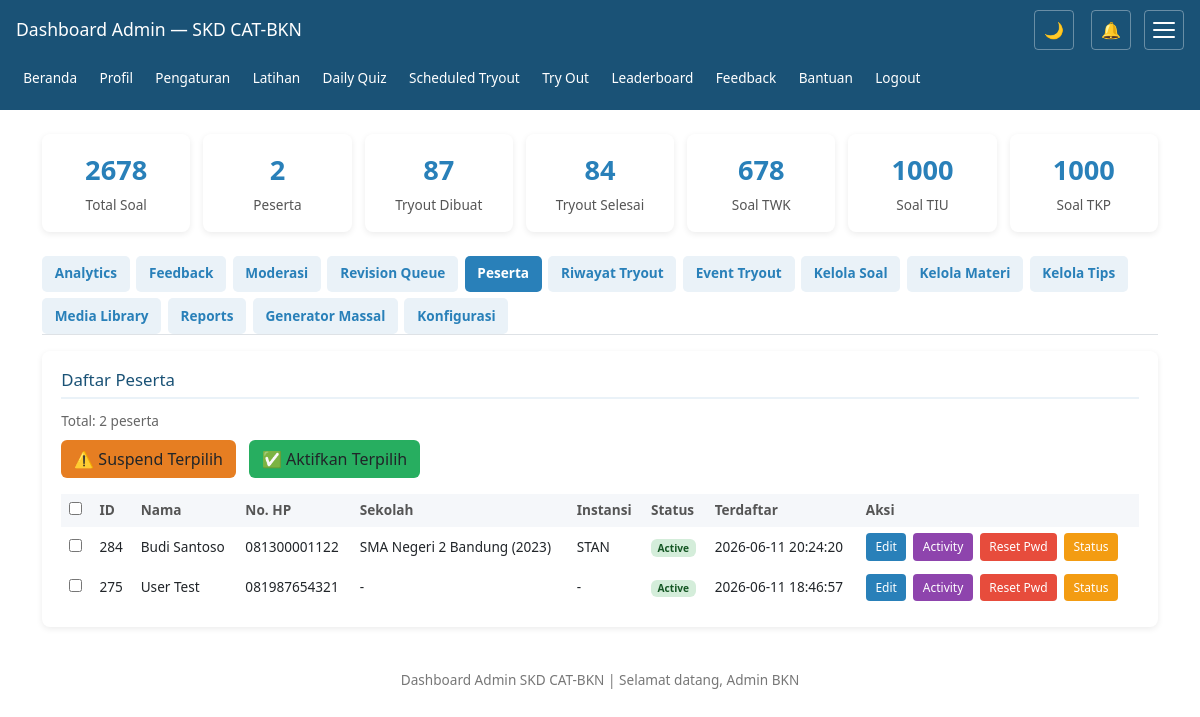
Screenshot of /admin_dashboard.php?tryouts_offset=20&tryouts_limit=20 (signed in) with the database file from the repository.
### tables this page shows
CREATE TABLE `users` (
  `id` int(11) NOT NULL AUTO_INCREMENT,
  `nama` varchar(100) NOT NULL,
  `email` varchar(100) DEFAULT NULL COMMENT 'Email (deprecated, gunakan no_hp)',
  `instansi_pilihan` varchar(100) DEFAULT NULL,
  `created_at` timestamp NOT NULL DEFAULT current_timestamp(),
  `role` enum('admin','user') DEFAULT 'user',
  `status` enum('active','suspended','banned') DEFAULT 'active' COMMENT 'User account status',
  `suspended_at` timestamp NULL DEFAULT NULL COMMENT 'Timestamp when user was suspended',
  `suspended_reason` text DEFAULT NULL COMMENT 'Reason for suspension',
  `instansi_id` int(11) DEFAULT NULL,
  `password_hash` varchar(255) DEFAULT NULL,
  `failed_attempts` int(11) DEFAULT 0,
  `lockout_until` datetime DEFAULT NULL,
  `instansi` varchar(100) DEFAULT NULL,
  `no_hp` varchar(20) DEFAULT NULL COMMENT 'Nomor HP untuk login (08xx)',
  `sekolah_asal` varchar(100) DEFAULT NULL COMMENT 'Nama sekolah asal (SMA/SMK/MA)',
  `tahun_tamat` int(11) DEFAULT NULL COMMENT 'Tahun tamat sekolah',
  `foto_profil` varchar(255) DEFAULT NULL COMMENT 'Path to profile photo',
  `tanggal_lahir` date DEFAULT NULL COMMENT 'Tanggal lahir user',
  `jenis_kelamin` enum('L','P') DEFAULT NULL COMMENT 'Jenis kelamin: L=Laki-laki, P=Perempuan',
  `alamat` text DEFAULT NULL COMMENT 'Alamat lengkap user',
  `show_leaderboard` tinyint(1) DEFAULT 1 COMMENT 'Show profile in leaderboard: 1=show, 0=hide',
  `notification_preference` enum('push','browser','both','none') DEFAULT 'browser' COMMENT 'Preferensi notifikasi',
  `language` varchar(5) DEFAULT 'id' COMMENT 'Bahasa: id=en, en=english',
  `theme` varchar(10) DEFAULT 'light' COMMENT 'Tema: light/dark',
  `font_size` varchar(10) DEFAULT 'medium' COMMENT 'Ukuran font: small/medium/large',
  PRIMARY KEY (`id`),
  UNIQUE KEY `unique_no_hp` (`no_hp`),
  KEY `instansi_id` (`instansi_id`),
  KEY `idx_status` (`status`),
  CONSTRAINT `users_ibfk_1` FOREIGN KEY (`instansi_id`) REFERENCES `instansi` (`id`) ON DELETE SET NULL
);

### helpers.php (called while the page is built, shortened)
<?php
function e(string $text): string
{
    return htmlspecialchars($text, ENT_QUOTES, 'UTF-8');
}

### pages/admin_dashboard.php (the view, shortened to what this page needs)
<?php
require '../config.php';
require '../helpers.php';
$adminName = e($_SESSION['user_nama'] ?? 'Admin');
$stats = [];
try {
    $stats['total_soal'] = $pdo->query("SELECT COUNT(*) FROM questions")->fetchColumn();
} catch (Exception $e) {
    $stats['total_soal'] = 0;
}
try {
    $stats['total_users'] = $pdo->query("SELECT COUNT(*) FROM users WHERE role='user'")->fetchColumn();
} catch (Exception $e) {
    $stats['total_users'] = 0;
}
try {
    $stats['total_tryout'] = $pdo->query("SELECT COUNT(*) FROM tryout_sessions")->fetchColumn();
} catch (Exception $e) {
    $stats['total_tryout'] = 0;
}
try {
    $stats['tryout_selesai'] = $pdo->query("SELECT COUNT(*) FROM tryout_sessions WHERE status='selesai'")->fetchColumn();
} catch (Exception $e) {
    $stats['tryout_selesai'] = 0;
}
$usersLimit = min(50, max(10, (int)($_GET['users_limit'] ?? 20)));
$usersOffset = (int)($_GET['users_offset'] ?? 0);
try {
    $usersTotal = $pdo->query("SELECT COUNT(*) FROM users WHERE role='user'")->fetchColumn();
} catch (Exception $e) {
    $usersTotal = 0;
}
try {
    $users = $pdo->prepare("SELECT id, nama, no_hp, sekolah_asal, tahun_tamat, instansi, created_at, status FROM users WHERE role='user' ORDER BY created_at DESC LIMIT ? OFFSET ?");
    $users->execute([$usersLimit, $usersOffset]);
    $users = $users->fetchAll();
} catch (Exception $e) {
    $users = [];
}
try {
    $soalPerSubtes = $pdo->query("SELECT subtes, COUNT(*) as jumlah FROM questions GROUP BY subtes")->fetchAll(PDO::FETCH_KEY_PAIR);
} catch (Exception $e) {
    $soalPerSubtes = [];
}
?>
<!DOCTYPE html>
<html lang="id">
<head>
</head>
<body>
<?php require '../includes/navigation.php'; ?>
<div class="container" id="main-content">
<div class="stats">
<div class="stat"><div class="num"><?= $stats['total_soal'] ?></div><div class="label">Total Soal</div></div>
<div class="stat"><div class="num"><?= $stats['total_users'] ?></div><div class="label">Peserta</div></div>
<div class="stat"><div class="num"><?= $stats['total_tryout'] ?></div><div class="label">Tryout Dibuat</div></div>
<div class="stat"><div class="num"><?= $stats['tryout_selesai'] ?></div><div class="label">Tryout Selesai</div></div>
<div class="stat"><div class="num"><?= $soalPerSubtes['TWK'] ?? 0 ?></div><div class="label">Soal TWK</div></div>
<div class="stat"><div class="num"><?= $soalPerSubtes['TIU'] ?? 0 ?></div><div class="label">Soal TIU</div></div>
<div class="stat"><div class="num"><?= $soalPerSubtes['TKP'] ?? 0 ?></div><div class="label">Soal TKP</div></div>
</div>
<div class="nav-tabs">
<a href="#analytics" onclick="showTab('analytics')" id="tab-analytics">Analytics</a>
<a href="#feedback" onclick="showTab('feedback')" id="tab-feedback">Feedback</a>
<a href="#moderation" onclick="showTab('moderation')" id="tab-moderation">Moderasi</a>
<a href="#revision" onclick="showTab('revision')" id="tab-revision">Revision Queue</a>
<a href="#users" onclick="showTab('users')" id="tab-users" class="active">Peserta</a>
<a href="#tryouts" onclick="showTab('tryouts')" id="tab-tryouts">Riwayat Tryout</a>
<a href="#events" onclick="showTab('events')" id="tab-events">Event Tryout</a>
<a href="#soal" onclick="showTab('soal')" id="tab-soal">Kelola Soal</a>
<a href="#materi" onclick="showTab('materi')" id="tab-materi">Kelola Materi</a>
<a href="#tips" onclick="showTab('tips')" id="tab-tips">Kelola Tips</a>
<a href="#media" onclick="showTab('media')" id="tab-media">Media Library</a>
<a href="#reports" onclick="showTab('reports')" id="tab-reports">Reports</a>
<a href="#generator" onclick="showTab('generator')" id="tab-generator">Generator Massal</a>
<a href="#config" onclick="showTab('config')" id="tab-config">Konfigurasi</a>
</div>
<div id="panel-users" class="section">
<h2>Daftar Peserta</h2>
<p style="font-size:.85rem;color:#666;margin-bottom:.5rem">Total: <?= $usersTotal ?> peserta</p>
<div style="margin-bottom:1rem;display:flex;gap:.5rem;flex-wrap:wrap">
    <button onclick="bulkAction('suspend')" class="btn" style="background:#e67e22">⚠️ Suspend Terpilih</button>
    <button onclick="bulkAction('activate')" class="btn" style="background:#27ae60">✅ Aktifkan Terpilih</button>
</div>
<div class="table-wrap">
<table>
<thead><tr><th><input type="checkbox" id="selectAllUsers" onchange="toggleAllUsers()"></th><th>ID</th><th>Nama</th><th>No. HP</th><th>Sekolah</th><th>Instansi</th><th>Status</th><th>Terdaftar</th><th>Aksi</th></tr></thead>
<tbody>
<?php foreach ($users as $u):
$statusBadge = '';
if ($u['status'] === 'active') $statusBadge = '<span class="badge" style="background:#d4edda;color:#155724">Active</span>';
elseif ($u['status'] === 'suspended') $statusBadge = '<span class="badge" style="background:#fff3cd;color:#856404">Suspended</span>';
elseif ($u['status'] === 'banned') $statusBadge = '<span class="badge" style="background:#f8d7da;color:#721c24">Banned</span>';
?>
<tr>
<td><input type="checkbox" class="userCheckbox" value="<?= $u['id'] ?>"></td>
<td><?= $u['id'] ?></td>
<td><?= e($u['nama']) ?></td>
<td><?= e($u['no_hp'] ?? '-') ?></td>
<td><?= e($u['sekolah_asal'] ?? '-') ?><?= $u['tahun_tamat'] ? ' (' . $u['tahun_tamat'] . ')' : '' ?></td>
<td><?= e($u['instansi'] ?? '-') ?></td>
<td><?= $statusBadge ?></td>
<td><?= $u['created_at'] ?></td>
<td>
    <button onclick="editUser(<?= $u['id'] ?>)" style="background:#2980b9;color:#fff;border:none;padding:.3rem .6rem;border-radius:4px;cursor:pointer;font-size:.75rem;margin-right:.2rem">Edit</button>
    <button onclick="viewActivity(<?= $u['id'] ?>, '<?= e($u['nama']) ?>')" style="background:#8e44ad;color:#fff;border:none;padding:.3rem .6rem;border-radius:4px;cursor:pointer;font-size:.75rem;margin-right:.2rem">Activity</button>
    <button onclick="resetUserPassword(<?= $u['id'] ?>, '<?= e($u['nama']) ?>')" style="background:#e74c3c;color:#fff;border:none;padding:.3rem .6rem;border-radius:4px;cursor:pointer;font-size:.75rem;margin-right:.2rem">Reset Pwd</button>
    <button onclick="manageUserStatus(<?= $u['id'] ?>, '<?= e($u['nama']) ?>', '<?= $u['status'] ?>')" style="background:#f39c12;color:#fff;border:none;padding:.3rem .6rem;border-radius:4px;cursor:pointer;font-size:.75rem">Status</button>
</td>
</tr>
<?php endforeach; ?>
</tbody>
</table>
</div>
</div>
</div>
<div class="footer">
Dashboard Admin SKD CAT-BKN | Selamat datang, <?= $adminName ?>
</div>
</body>
</html>

### pages/admin_dashboard.php (style rules this page uses)
* { box-sizing:border-box;margin:0;padding:0 }
body { font-family:'Segoe UI',Arial,sans-serif;background:#f5f7fa;color:#222;line-height:1.6;-webkit-text-size-adjust:100%;transition:background .2s,color .2s }
:root { --bg-body:#f5f7fa;--bg-card:#fff;--text-main:#222;--text-muted:#555;--header-bg:#1a5276;--border-color:#eee;--link-color:#2980b9;--success-bg:#d4edda;--danger-bg:#f8d7da;--warning-bg:#fff3cd;--nav-bg:#eaf2f8 }
body { background:var(--bg-body);color:var(--text-main) }
.container { max-width:1200px;margin:1.5rem auto;padding:0 1rem }
.stats { display:grid;grid-template-columns:repeat(auto-fit,minmax(140px,1fr));gap:.8rem;margin-bottom:1.5rem }
.stat { background:var(--bg-card);border-radius:8px;padding:1rem;box-shadow:0 2px 6px rgba(0,0,0,.08);text-align:center }
.stat .num { font-size:1.7rem;font-weight:bold;color:#2980b9 }
.stat .label { color:#555;font-size:.85rem;margin-top:.3rem }
.section { background:var(--bg-card);border-radius:8px;padding:1.2rem;box-shadow:0 2px 6px rgba(0,0,0,.08);margin-bottom:1.2rem;overflow:hidden }
.section h2 { color:#1a5276;font-size:1.05rem;margin-bottom:.8rem;border-bottom:2px solid #eaf2f8;padding-bottom:.4rem }
.table-wrap { overflow-x:auto;-webkit-overflow-scrolling:touch }
table { width:100%;border-collapse:collapse;font-size:.85rem;min-width:500px }
th,td { border:1px solid var(--border-color);padding:.4rem .5rem;text-align:left }
th { background:var(--bg-body);color:var(--text-muted) }
.badge { display:inline-block;padding:.25rem .5rem;border-radius:10px;font-size:.75rem;font-weight:bold }
.btn { display:inline-block;background:#2980b9;color:#fff;padding:.45rem .7rem;border-radius:5px;text-decoration:none;font-size:.85rem;margin-right:.3rem;min-height:36px;min-width:44px }
.nav-tabs { display:flex;gap:.4rem;margin-bottom:1rem;flex-wrap:wrap;overflow-x:auto;-webkit-overflow-scrolling:touch }
.nav-tabs a { padding:.45rem .8rem;background:var(--nav-bg);color:var(--link-color);text-decoration:none;border-radius:5px;font-size:.85rem;font-weight:600;white-space:nowrap;min-height:36px;display:flex;align-items:center }
.nav-tabs a:hover,.nav-tabs a.active { background:#2980b9;color:#fff }
.footer { text-align:center;padding:1.2rem;color:#777;font-size:.85rem;margin-top:1.5rem }

### rows the page displays
users: id "284", nama "Budi Santoso", no_hp "081300001122", sekolah_asal "SMA Negeri 2 Bandung", tahun_tamat "2023", instansi "STAN", status "Active", created_at "2026-06-11 20:24:20"
users: id "275", nama "User Test", no_hp "081987654321", sekolah_asal "-", instansi "-", status "Active", created_at "2026-06-11 18:46:57"

### other values shown
$pageTitle "Dashboard Admin — SKD CAT-BKN"
$stats['total_soal'] "2678"
$stats['total_users'] "2"
$stats['total_tryout'] "87"
$stats['tryout_selesai'] "84"
$soalPerSubtes['TWK'] "678"
$soalPerSubtes['TIU'] "1000"
$soalPerSubtes['TKP'] "1000"
$usersTotal "2"
$adminName "Admin BKN"
